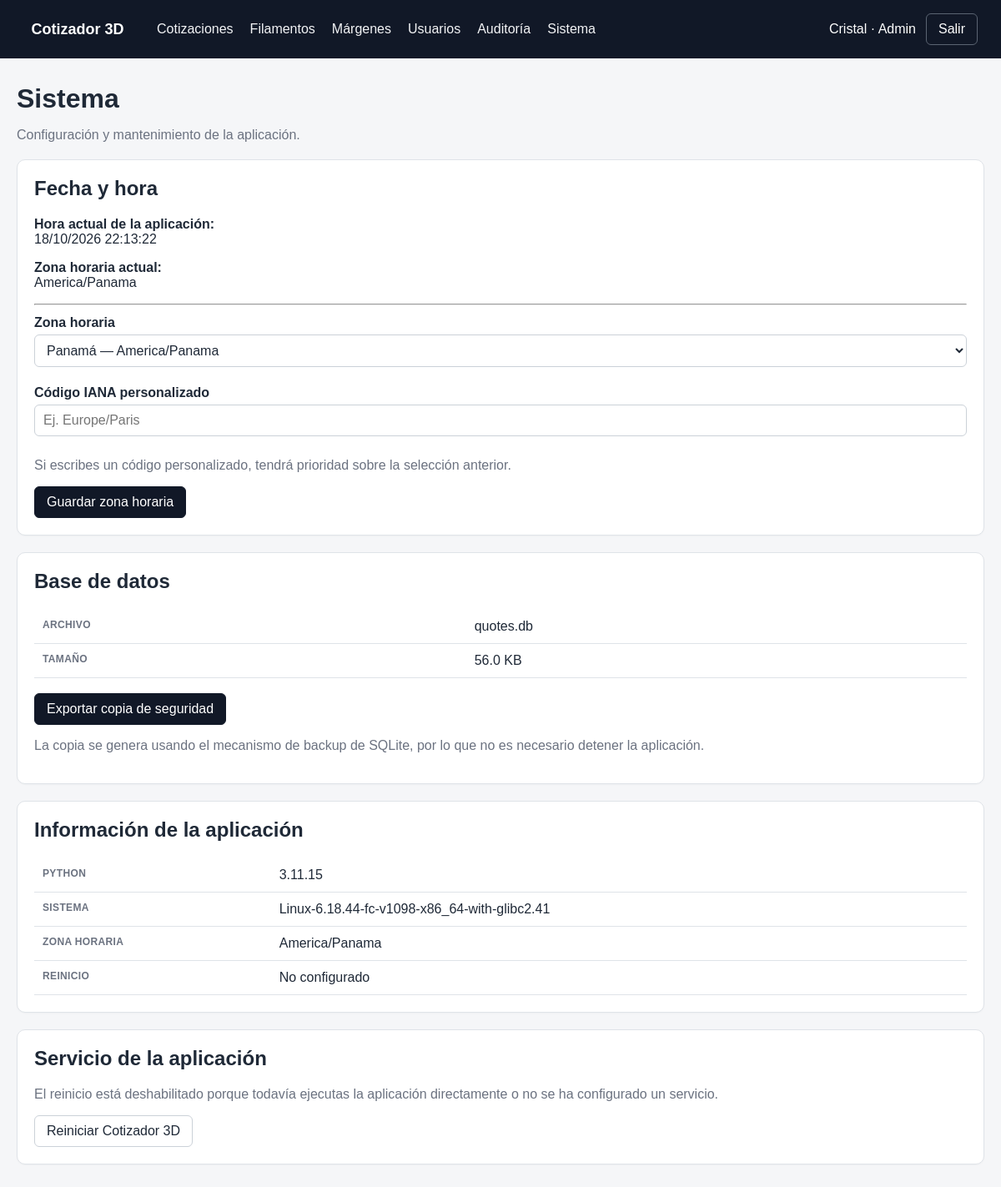
Page /system (signed in) on the committed database.
### models.py (models this page shows, shortened)
class User(
    db.Model,
    UserMixin
):
    id = db.Column(
        db.Integer,
        primary_key=True
    )
    username = db.Column(
        db.String(80),
        unique=True,
        nullable=False,
        index=True
    )
    password_hash = db.Column(
        db.String(255),
        nullable=False
    )
    is_admin = db.Column(
        db.Boolean,
        default=False,
        nullable=False
    )
    active = db.Column(
        db.Boolean,
        default=True,
        nullable=False
    )
    created_at = db.Column(
        db.DateTime,
        default=datetime.utcnow,
        nullable=False
    )
    @property
    def is_active(self):
        return self.active

class AppSetting(
    db.Model
):
    id = db.Column(
        db.Integer,
        primary_key=True
    )
    key = db.Column(
        db.String(100),
        unique=True,
        nullable=False,
        index=True
    )
    value = db.Column(
        db.Text,
        nullable=False
    )
    updated_at = db.Column(
        db.DateTime,
        default=datetime.utcnow,
        onupdate=datetime.utcnow,
        nullable=False
    )

### app.py (the view)
@app.route(
    "/system"
)
@admin_required
def system_page():
    timezone_name = (
        get_timezone_name()
    )
    current_time = (
        datetime.now(
            timezone.utc
        )
        .astimezone(
            get_timezone()
        )
    )
    timezone_options = [
        (
            "Panamá",
            "America/Panama"
        ),
        (
            "Colombia",
            "America/Bogota"
        ),
        (
            "Costa Rica",
            "America/Costa_Rica"
        ),
        (
            "México",
            "America/Mexico_City"
        ),
        (
            "Nueva York",
            "America/New_York"
        ),
        (
            "España",
            "Europe/Madrid"
        ),
        (
            "Argentina",
            "America/Argentina/Buenos_Aires"
        ),
        (
            "Chile",
            "America/Santiago"
        ),
        (
            "UTC",
            "UTC"
        )
    ]
    database_size = 0
    if os.path.exists(
        DATABASE_PATH
    ):
        database_size = (
            os.path.getsize(
                DATABASE_PATH
            )
        )
    return render_template(
        "system.html",
        timezone_name=
            timezone_name,
        current_time=
            current_time,
        timezone_options=
            timezone_options,
        database_size=
            database_size,
        python_version=
            platform.python_version(),
        operating_system=
            platform.platform(),
        restart_enabled=
            get_restart_command()
            is not None
    )

### app.py (called while the page is built, shortened)
@login_manager.user_loader
def load_user(
    user_id
):
    return db.session.get(
        User,
        int(user_id)
    )

def admin_required(
    function
):
    @wraps(
        function
    )
    @login_required
    def wrapper(
        *args,
        **kwargs
    ):
        if not current_user.is_admin:
            abort(403)
        return function(
            *args,
            **kwargs
        )
    return wrapper

def get_restart_command():
    raw = os.getenv(
        "RESTART_COMMAND_JSON",
        ""
    ).strip()
    if not raw:
        return None

@app.template_filter(
    "filesize"
)
def filesize_filter(
    value
):
    size = float(
        value or 0
    )
    units = [
        "B",
        "KB",
        "MB",
        "GB"
    ]
    for unit in units:
        if size < 1024:
            return (
                f"{size:.1f} {unit}"
            )
        size /= 1024
    return (
        f"{size:.1f} TB"
    )

@app.context_processor
def inject_globals():
    return {
        "currency":
            app.config[
                "CURRENCY"
            ],
        "company_name":
            app.config[
                "COMPANY_NAME"
            ],
        "app_timezone":
            get_timezone_name()
    }

### time_utils.py (called while the page is built)
def get_timezone_name():
    setting = AppSetting.query.filter_by(
        key="timezone"
    ).first()
    if setting and setting.value:
        return setting.value
    return DEFAULT_TIMEZONE

def get_timezone():
    timezone_name = get_timezone_name()
    try:
        return ZoneInfo(timezone_name)
    except ZoneInfoNotFoundError:
        return ZoneInfo(DEFAULT_TIMEZONE)

### templates/system.html (shortened to what this page needs)
{% extends "base.html" %}
{% block content %}
<div class="page-head">
    <div>
        <h1>
            Sistema
        </h1>
        <p class="muted">
            Configuración y mantenimiento de la aplicación.
        </p>
    </div>
</div>
<div class="card">
    <h2>
        Fecha y hora
    </h2>
    <p>
        <strong>
            Hora actual de la aplicación:
        </strong>
        <br>
        {{ current_time.strftime("%d/%m/%Y %H:%M:%S") }}
    </p>
    <p>
        <strong>
            Zona horaria actual:
        </strong>
        <br>
        {{ timezone_name }}
    </p>
    <hr>
    <form
        method="post"
        action="{{ url_for('system_timezone') }}"
    >
        <label>
            Zona horaria
        </label>
        <select name="timezone">
            {% for label, value in timezone_options %}
                <option
                    value="{{ value }}"
                    {% if timezone_name == value %}
                        selected
                    {% endif %}
                >
                    {{ label }}
                    —
                </option>
            {% endfor %}
        </select>
        <label>
            Código IANA personalizado
        </label>
        <input
            name="custom_timezone"
            placeholder="Ej. Europe/Paris"
        >
        <p class="muted">
            Si escribes un código personalizado,
            tendrá prioridad sobre la selección anterior.
        </p>
        <button class="primary">
            Guardar zona horaria
        </button>
    </form>
</div>
<div class="card">
    <h2>
        Base de datos
    </h2>
    <table>
        <tbody>
            <tr>
                <th>
                    Archivo
                </th>
                <td>
                    quotes.db
                </td>
            </tr>
            <tr>
                <th>
                    Tamaño
                </th>
                <td>
                    {{ database_size|filesize }}
                </td>
            </tr>
        </tbody>
    </table>
    <br>
    <form
        method="post"
        action="{{ url_for('system_database_export') }}"
    >
        <button class="primary">
            Exportar copia de seguridad
        </button>
    </form>
    <p class="muted">
        La copia se genera usando el mecanismo de backup
        de SQLite, por lo que no es necesario detener
        la aplicación.
    </p>
</div>
<div class="card">
    <h2>
        Información de la aplicación
    </h2>
    <table>
        <tbody>
            <tr>
                <th>
                    Python
                </th>
                <td>
                    {{ python_version }}
                </td>
            </tr>
            <tr>
                <th>
                    Sistema
                </th>
                <td>
                    {{ operating_system }}
                </td>
            </tr>
            <tr>
                <th>
                    Zona horaria
                </th>
                <td>
                    {{ timezone_name }}
                </td>
            </tr>
            <tr>
                <th>
                    Reinicio
                </th>
                <td>
                    {% if restart_enabled %}
                        Configurado
                    {% else %}
                        No configurado
                    {% endif %}
                </td>
            </tr>
        </tbody>
    </table>
</div>
<div class="card">
    <h2>
        Servicio de la aplicación
    </h2>
    {% if restart_enabled %}
        <p>
            El administrador puede solicitar
            el reinicio del servicio del Cotizador 3D.
        </p>
        <form
            method="post"
            action="{{ url_for('system_restart') }}"
            onsubmit="
                return confirm(
                    '¿Seguro que deseas reiniciar el servicio de la aplicación?'
                );
            "
        >
            <input
                type="hidden"
                name="csrf_token"
                value="{{ csrf_token() }}"
            >
            <button class="danger">
                Reiniciar Cotizador 3D
            </button>
        </form>
    {% else %}
        <p class="muted">
            El reinicio está deshabilitado porque todavía
            ejecutas la aplicación directamente o no se ha
            configurado un servicio.
        </p>
        <button
            disabled
        >
            Reiniciar Cotizador 3D
        </button>
    {% endif %}
</div>
{% endblock %}

### templates/base.html (shortened to what this page needs)
<!DOCTYPE html>
<html lang="es">
<head>
    <link
        rel="stylesheet"
        href="{{ url_for('static', filename='app.css') }}"
    >
</head>
<body>
{% if current_user.is_authenticated %}
<header class="topbar">
    <a
        class="brand"
        href="{{ url_for('dashboard') }}"
    >
        <span
            class="brand-fallback"
            style="display:none;"
        >
            {{ company_name }}
        </span>
    </a>
    <nav>
        <a href="{{ url_for('quotes') }}">
            Cotizaciones
        </a>
        <a href="{{ url_for('filaments') }}">
            Filamentos
        </a>
        <a href="{{ url_for('margins') }}">
            Márgenes
        </a>
        {% if current_user.is_admin %}
        <a href="{{ url_for('users') }}">
            Usuarios
        </a>
        <a href="{{ url_for('audit_log') }}">
            Auditoría
        </a>
        <a href="{{ url_for('system_page') }}">
            Sistema
        </a>
        {% endif %}
    </nav>
    <div class="user-box">
        <span>
            {{ current_user.username }}
            {% if current_user.is_admin %}
                · Admin
            {% endif %}
        </span>
        <form
            action="{{ url_for('logout') }}"
            method="post"
        >
            <button class="logout-button">
                Salir
            </button>
        </form>
    </div>
</header>
{% endif %}
<main class="container">
{% block content %}
{% endblock %}
</main>
</body>
</html>

### static/app.css (style rules this page uses)
* { box-sizing: border-box; }
:root { --background: #f5f6f8; --card: #ffffff; --text: #1f2937; --muted: #6b7280; --border: #dfe3e8; --dark: #111827; --dark-hover: #273244; --blue: #2563eb; --danger: #b42318; --success: #166534; }
body { margin: 0; font-family: Arial, Helvetica, sans-serif; background: var(--background); color: var(--text); }
a { color: var(--blue); text-decoration: none; }
.topbar { min-height: 70px; background: var(--dark); color: white; display: flex; align-items: center; gap: 30px; padding: 10px 28px; }
.brand { display: flex; align-items: center; justify-content: center; min-width: 130px; text-decoration: none; }
.brand-fallback { color: white; font-size: 18px; font-weight: bold; }
.topbar nav { display: flex; align-items: center; gap: 20px; flex: 1; }
.topbar nav a { color: #f3f4f6; }
.user-box { display: flex; align-items: center; gap: 12px; }
.user-box form { margin: 0; }
.logout-button { background: transparent; color: white; border-color: #5b6472; }
.container { max-width: 1200px; margin: 30px auto; padding: 0 20px; }
.card { background: var(--card); border: 1px solid var(--border); border-radius: 10px; padding: 20px; margin-bottom: 20px; box-shadow: 0 1px 2px rgba( 0, 0, 0, 0.03 ); }
.card h2:first-child { margin-top: 0; }
label { display: block; font-weight: bold; margin-top: 12px; margin-bottom: 5px; }
input, select, textarea { width: 100%; padding: 9px 10px; border: 1px solid #cbd1d8; border-radius: 6px; margin-bottom: 10px; font: inherit; background: white; color: var(--text); }
button, .button { display: inline-block; padding: 9px 14px; border-radius: 6px; border: 1px solid #cbd1d8; background: white; color: var(--text); cursor: pointer; font: inherit; text-decoration: none; }
.primary { background: var(--dark); color: white; border-color: var(--dark); }
.page-head { display: flex; justify-content: space-between; align-items: center; gap: 20px; margin-bottom: 20px; }
.page-head h1 { margin: 0; }
.page-head p { margin-bottom: 0; }
table { width: 100%; border-collapse: collapse; }
th, td { padding: 11px 10px; text-align: left; border-bottom: 1px solid var(--border); vertical-align: top; }
th { color: var(--muted); font-size: 12px; text-transform: uppercase; letter-spacing: 0.03em; }
.muted { color: var(--muted); }

### rows in the picture
User: username "Cristal"
AppSetting: value "America/Panama", timezone "Panamá — America/Panama"

### other values in the picture
{{ company_name }} "Cotizador 3D"
{{ current_time.strftime("%d/%m/%Y %H:%M:%S") }} "18/10/2026 22:13:22"
{{ database_size|filesize }} "56.0 KB"
{{ python_version }} "3.11.15"
{{ operating_system }} "Linux-6.18.44-fc-v1098-x86_64-with-glibc2.41"
